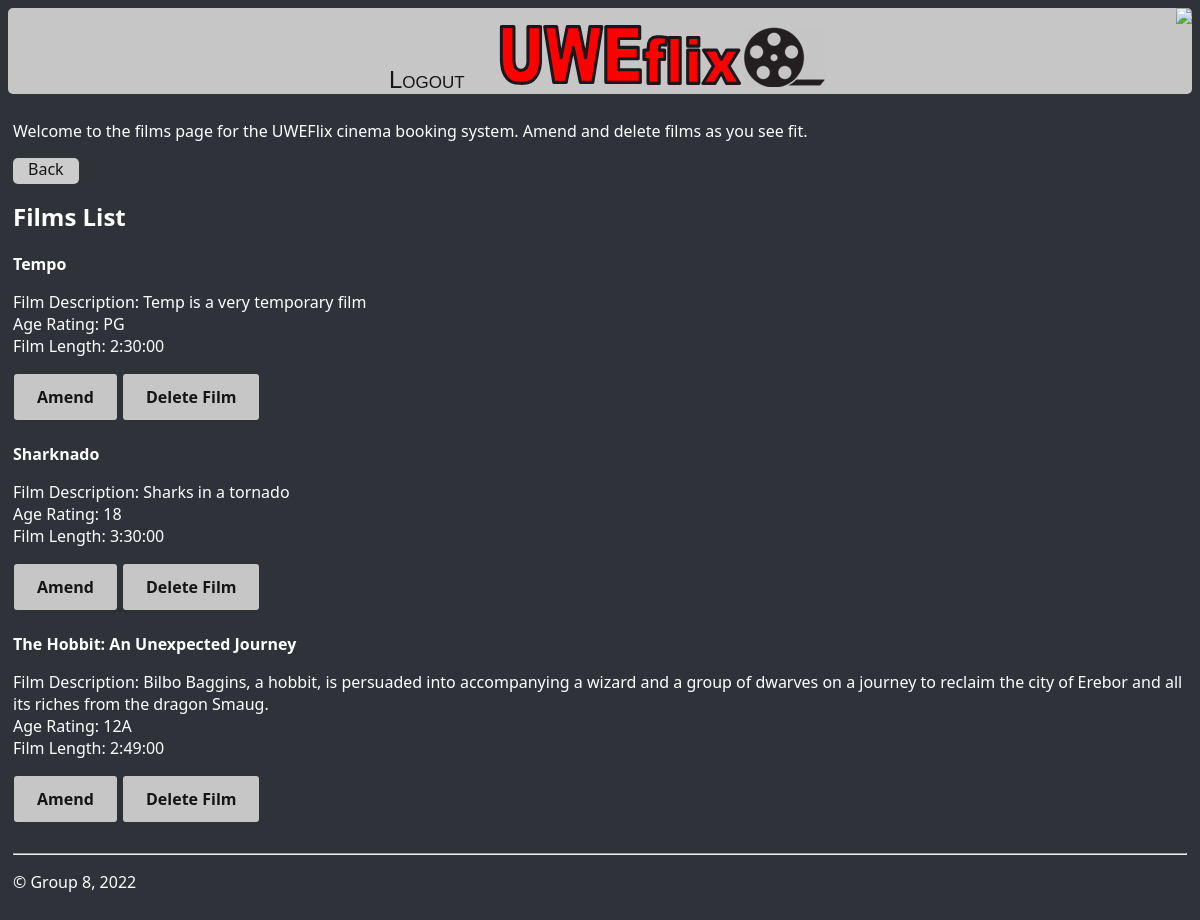
The app's page /allFilms/ (signed in) with its own data.
### uweflix/models.py (models this page shows, shortened)
class Film(models.Model):
    id = models.UUIDField(primary_key=True, default=uuid.uuid4, editable=False, unique=True)
    title = models.CharField(max_length=50)
    description = models.CharField(max_length=250)
    age_rating =  models.CharField(max_length=3, choices=Age_rating_UK)
    duration = models.DurationField(max_length=8)

### uweflix/views.py (the view)
# urls.py: path("allFilms/", views.getAllFilms, name="addFilm"),
def getAllFilms(request):
    filmList = Film.objects.all()
    return render (request, 'uweflix/allFilms.html', {'filmList': filmList})

### uweflix/templates/uweflix/allFilms.html (shortened to what this page needs)
{% extends "uweflix/layout.html" %}
{% block content %}
    <p>Welcome to the films page for the UWEFlix cinema booking system. Amend and delete films as you see fit.</p>
    <a class = "nevermindButton" href="{% url 'cinemaAdmin' %}">Back</a>
    <h2>Films List</h2>
{% for film in filmList %}
    <div class="card">
        <div class="card-header">
            <strong>{{ film.title }}</strong>
        </div>
        <div class="card-body">
        <p class="card-text">
            Film Description:  {{ film.description }}
            <br>
            Age Rating:  {{ film.age_rating }}
            <br>
            Film Length:  {{ film.duration }}
            <br>
        </p>
        </div>
        <div class="card-footer text-muted">
            <a class="amendButtons" href="{% url 'amendFilm' film.id %}">Amend</a>
            <a class="deleteButtons" href="{% url 'deleteFilm' film.id %}">Delete Film</a>
        </div>
    </div>
    <br>
    {% endfor %}
{% endblock %}

### uweflix/static/uweflix/site.css (style rules this page uses)
.body { background-color: #2F3238; color: white; }
.amendButtons, .deleteButtons, .cinemaAdminButtons { align-items: center; background-clip: padding-box; border: 1px solid transparent; border-radius: .25rem; box-shadow: rgba(0, 0, 0, 0.02) 0 1px 3px 0; box-sizing: border-box; color: #151515; cursor: pointer; display: inline-flex; font-family: system-ui,-apple-system,system-ui,"Helvetica Neue",Helvetica,Arial,sans-serif; font-size: 16px; font-weight: 600; justify-content: center; line-height: 1.25; margin: 0; min-height: 3rem; padding: calc(.875rem - 1px) calc(1.5rem - 1px); position: relative; text-decoration: none; transition: all 250ms; user-select: none; -webkit-user-select: none; touch-action: manipulation; vertical-align: baseline; width: auto; }
.amendButtons, .deleteButtons, .cinemaAdminButtons, input[type=submit] { background-color: #c7c6c6; }
.nevermindButton { padding: 0px 15px 4px; color : #151515; background:#ccc; border:0 none; cursor:pointer; -webkit-border-radius: 5px; border-radius: 5px; text-decoration: none; }

### records on screen
Film: title "Tempo", description "Temp is a very temporary film", age_rating "PG", duration "2:30:00"
Film: title "Sharknado", description "Sharks in a tornado", age_rating "18", duration "3:30:00"
Film: title "The Hobbit: An Unexpected Journey", description "Bilbo Baggins, a hobbit, is persuaded into accompanying a wizard and a group of dwarves on a journey to reclaim the city of Erebor and all its riches from the dragon Smaug.", age_rating "12A", duration "2:49:00"
